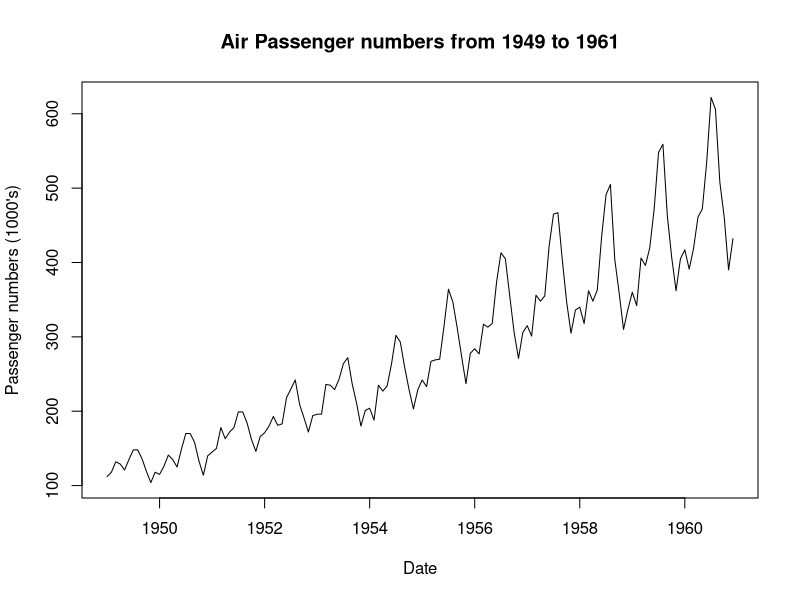
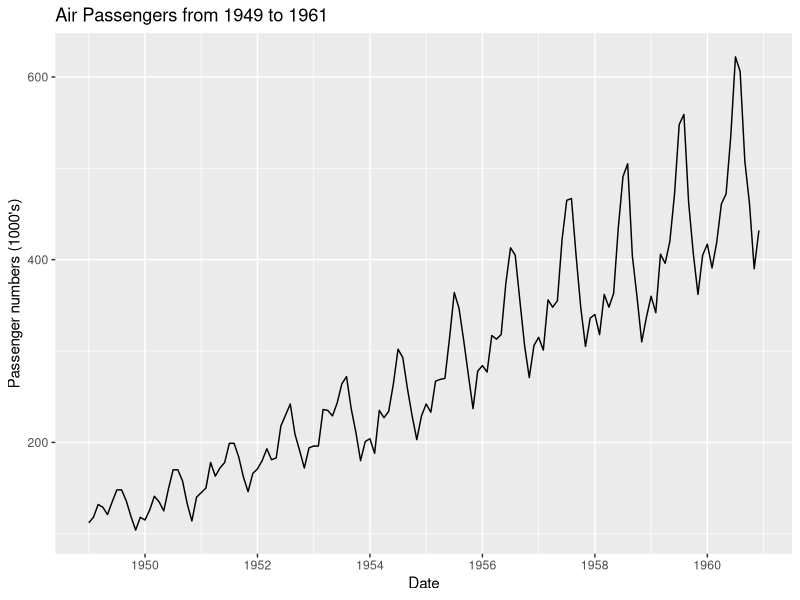
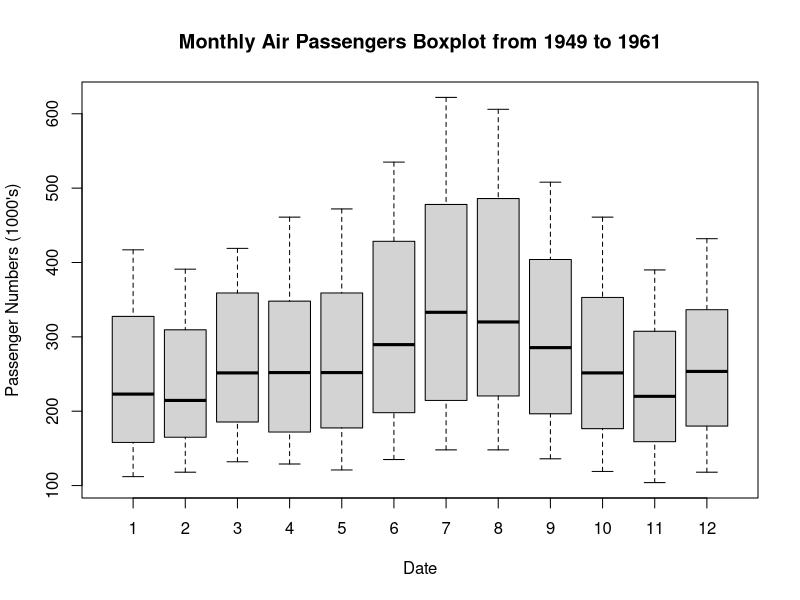
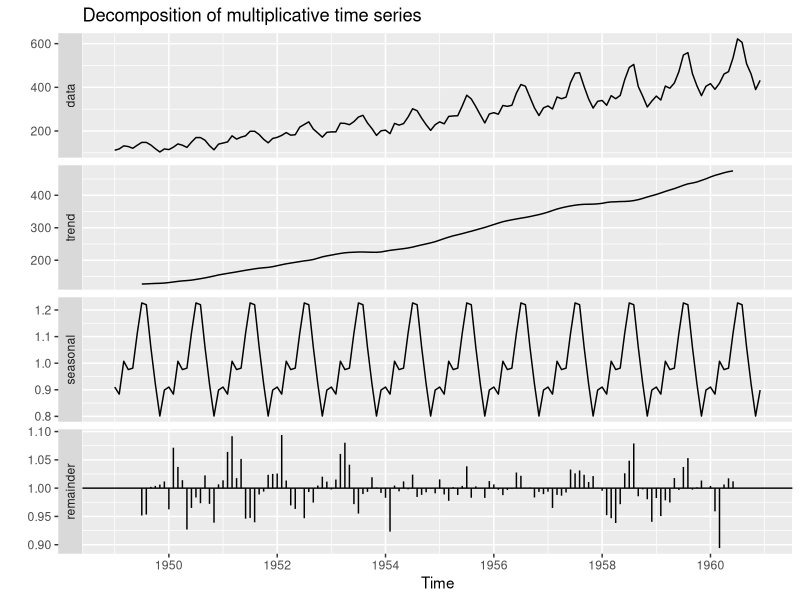
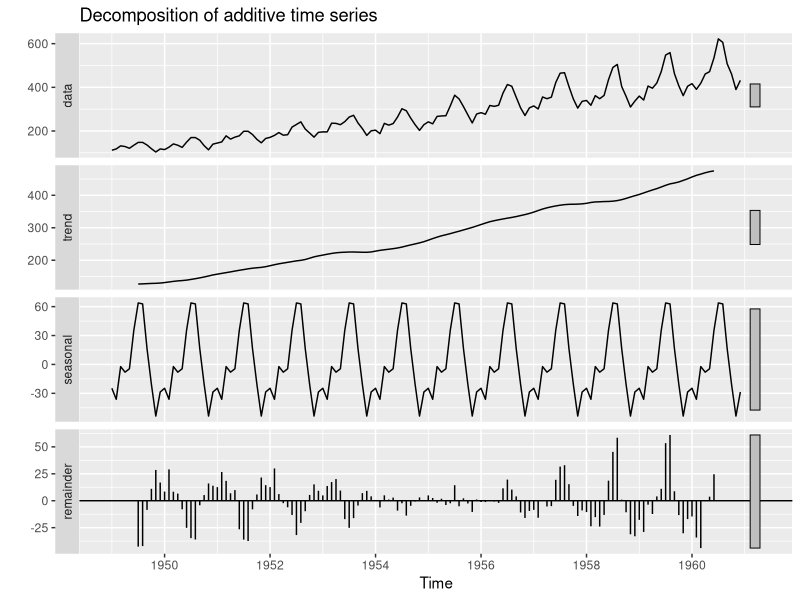
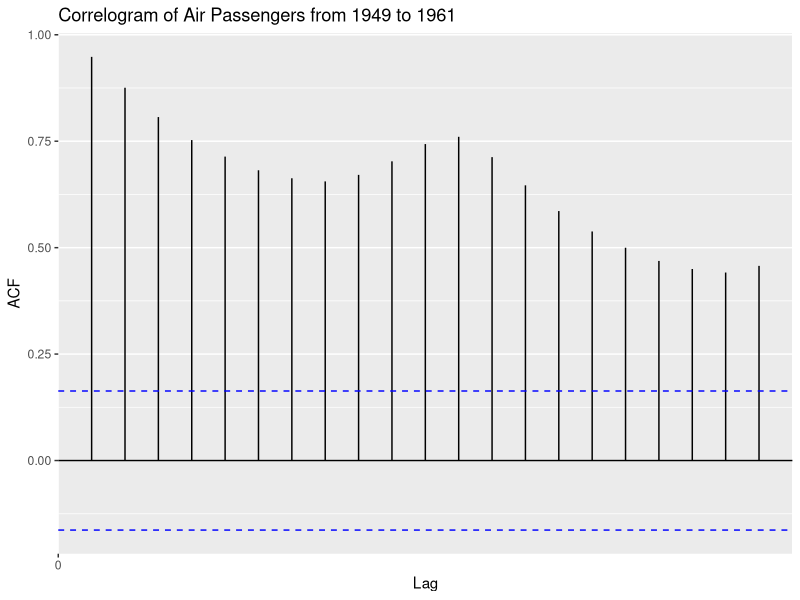
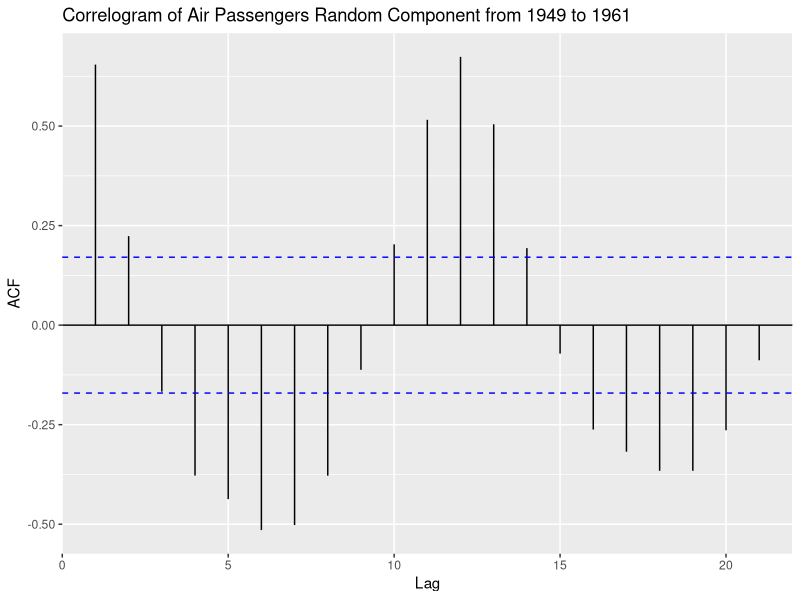
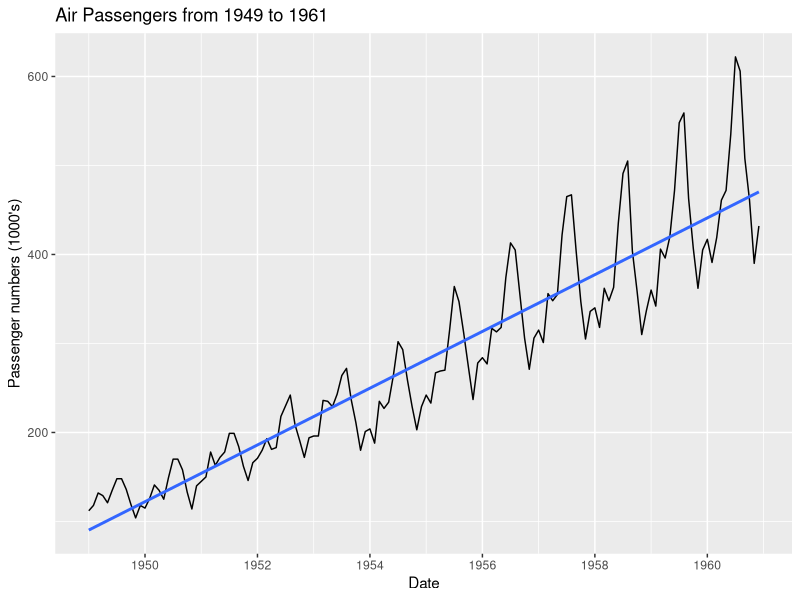

Reproduce these figures in R, in order.
# Complete ARIMA model for Air passengers
#http://rstudio-pubs-static.s3.amazonaws.com/311446_08b00d63cc794e158b1f4763eb70d43a.html
#Time Series Analysis and Modeling with the Air Passengers Dataset
#Synopsis
#This objective of this analysis and modelling is to review time series theory and experiment with R packages.

#We will be following an ARIMA modeling procedure of the AirPassengers dataset as follows:
#  1. Perform exploratory data analysis
#2. Decomposition of data
#3. Test the stationarity
#4. Fit a model used an automated algorithm
#5. Calculate forecasts
library(ggfortify)
library(tseries)
library(forecast)

data(AirPassengers)
head(AirPassengers)
print(AirPassengers)
AP <- AirPassengers
# Take a look at the class of the dataset AirPassengers
class(AP)

#The AirPassenger dataset in R provides monthly totals of a US airline passengers, 
#from 1949 to 1960. This dataset is already of a time series class therefore 
#no further class or date manipulation is required.

#To perform exploratory analysis, let’s first review the data with summary
#statistics and plots in R.

# Take a look at the entries
AP

# Check for missing values
sum(is.na(AP))

# Check the frequency of the time series
frequency(AP)

# Check the cycle of the time series
cycle(AP)

# Review the table summary
summary(AP)

# Plot the raw data using the base plot function
plot(AP,xlab="Date", ylab = "Passenger numbers (1000's)",main="Air Passenger numbers from 1949 to 1961")


#As an alternative to the base plot function, so we can also use the extension ggfortify 
#R package from the ggplot2 package, to plot directly from a time series. 
#The benefits are not having to convert to a dataframe as required with ggplot2, 
#but still having access to the layering grammar of graphics.
library(ggfortify)
autoplot(AP) + labs(x ="Date", y = "Passenger numbers (1000's)", title="Air Passengers from 1949 to 1961")

#Let’s use the boxplot function to see any seasonal effects.

boxplot(AP~cycle(AP),xlab="Date", ylab = "Passenger Numbers (1000's)" ,main ="Monthly Air Passengers Boxplot from 1949 to 1961")

#From these exploratory plots, we can make some initial inferences:
  
# 1. The passenger numbers increase over time with each year which may be 
# indicative of an increasing linear trend, perhaps due to increasing demand for flight 
#  travel and commercialisation of airlines in that time period.
#2. In the boxplot there are more passengers travelling in months 6 to 9 
#with higher means and higher variances than the other months, 
#indicating seasonality with a apparent cycle of 12 months.
#The rationale for this could be more people taking holidays and 
#fly over the summer months in the US.
#3. AirPassengers appears to be multiplicative time series as the passenger numbers
#increase, it appears so does the pattern of seasonality.
#4. There do not appear to be any outliers and there are no missing values. 
#Therefore no data cleaning is required.

#Part 2: TIME SERIES DECOMPOSITION
#We will decompose the time series for estimates of trend, seasonal, and 
#random components using moving average method.

#The multiplicative model is:
  
#  Y[t]=T[t]∗S[t]∗e[t]

#where

#Y(t) is the number of passengers at time t,
#T(t) is the trend component at time t,
#S(t) is the seasonal component at time t,
#e(t) is the random error component at time t.
#With this model, we will use the decompose function in R. Continuing to use ggfortify 
#for plots, in one line, autoplot these decomposed components to further analyse the data.

decomposeAP <- decompose(AP,"multiplicative")
autoplot(decomposeAP)

decomposeAP<-decompose(AP,"additive")
autoplot(decomposeAP)
#In these decomposed plots we can again see the trend and seasonality as inferred previously, 
#but we can also observe the estimation of the random component depicted under the “remainder”.


#Part 3: TEST STATIONARITY OF THE TIME SERIES
#A stationary time series has the conditions that the mean,
#variance and covariance are not functions of time. In order to fit arima models, 
#the time series is required to be stationary. 
#We will use two methods to test the stationarity.

#1. Test stationarity of the time series (ADF)

#In order to test the stationarity of the time series, let’s run the Augmented
#Dickey-Fuller Test using the adf.test function from the tseries R package.

#First set the hypothesis test:
  
#  The null hypothesis H0 : that the time series is non stationary
#The alternative hypothesis HA : that the time series is stationary

adf.test(AP)

#As a rule of thumb, where the p-value is less than 5%, we strong evidence against
#the null hypothesis, so we reject the null hypothesis. As per the test results above, 
#the p-value is 0.01 which is <0.05 therefore we reject the null in favour of the
#alternative hypothesis that the time series is stationary.


#2. Test stationarity of the time series (Autocorrelation)

#Another way to test for stationarity is to use autocorrelation. We will use autocorrelation 
#function (acf) in from the base stats R package. This function plots the correlation 
#between a series and its lags ie previous observations with a 95% confidence interval in blue. 
#If the autocorrelation crosses the dashed blue line, it means that specific lag is significantly
#correlated with current series.

autoplot(acf(AP,plot=FALSE))+ labs(title="Correlogram of Air Passengers from 1949 to 1961")

#The maximum at lag 1 or 12 months, indicates a positive relationship with the 12 month cycle.

#Since we have already created the decomposeAP list object with a random component, 
#we can plot the acf of the decomposeAP$random.

# Review random time series for any missing values
decomposeAP$random
# Autoplot the random time series from 7:138 which exclude the NA values
autoplot(acf(decomposeAP$random[7:138],plot=FALSE))+ labs(title="Correlogram of Air Passengers Random Component from 1949 to 1961") 

#We can see that the acf of the residuals is centered around 0.

#Part 4: FIT A TIME SERIES MODEL
#1. Linear Model

#Since there is an upwards trend we will look at a linear model first for comparison. 
#We plot AirPassengers raw dataset with a blue linear model.

library(ggplot2)
autoplot(AP) + geom_smooth(method="lm",se=F)+ labs(x ="Date", y = "Passenger numbers (1000's)", title="Air Passengers from 1949 to 1961") 

#This may not be the best model to fit as it doesn’t capture the seasonality and 
#multiplicative effects over time.

#2. ARIMA Model

#Use the auto.arima function from the forecast R package to fit the best model and 
#coefficients, given the default parameters including seasonality as TRUE. Note we have
#used the ARIMA modeling procedure as referenced

arimaAP <- auto.arima(AP)
arimaAP


#The ARIMA(2,1,1)(0,1,0)[12] model parameters are lag 1 differencing (d), 
#an autoregressive term of second lag (p) and a moving average model of order 1 (q). 
#Then the seasonal model has an autoregressive term of first lag (D) at model period 12 units, 
#in this case months.

#The ARIMA fitted model is:
  
#  Y^=0.5960Yt−2+0.2143Yt−12−0.9819et−1+E

#where E is some error.

#The ggtsdiag function from ggfortify R package performs model diagnostics of 
#the residuals and the acf. will include a autocovariance plot.

ggtsdiag(arimaAP)

#Part 5: CALCULATE FORECASTS
#Finally we can plot a forecast of the time series using the forecast function, 
#again from the forecast R package, with a 95% confidence interval where h is the forecast
#horizon periods in months.

forecastAP <- forecast(arimaAP, level = c(95), h = 36)
autoplot(forecastAP)

#To summarize, this has been an exercise in ARIMA modeling and using time series R packages
#ggfortify, tseries and forecast. 
#It is a good basis to move on to more complicated time series datasets,
#models and comparisons in R.

#Another way of forecasting airpassenger data
A <- arima(AirPassengers, order = c(2,1,1),seasonal=c(0,1,0))
library(forecast)
forecast <- forecast(A, h = 30) # predict 30 years into the future
plot(forecast)
